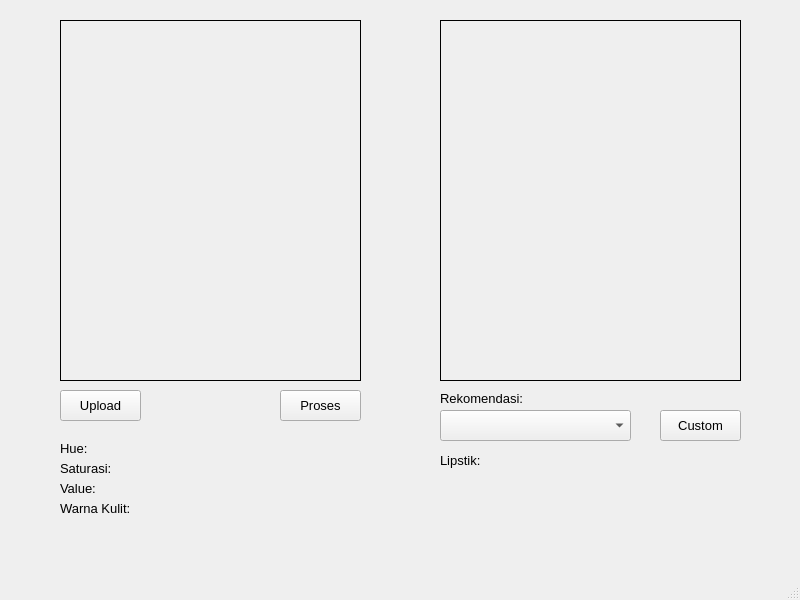
<?xml version="1.0" encoding="UTF-8"?>
<ui version="4.0">
 <class>MainWindow</class>
 <widget class="QMainWindow" name="MainWindow">
  <property name="geometry">
   <rect>
    <x>0</x>
    <y>0</y>
    <width>800</width>
    <height>600</height>
   </rect>
  </property>
  <property name="windowTitle">
   <string>ToLips</string>
  </property>
  <widget class="QWidget" name="centralwidget">
   <widget class="QLabel" name="label">
    <property name="geometry">
     <rect>
      <x>60</x>
      <y>20</y>
      <width>301</width>
      <height>361</height>
     </rect>
    </property>
    <property name="frameShape">
     <enum>QFrame::Box</enum>
    </property>
    <property name="text">
     <string/>
    </property>
   </widget>
   <widget class="QLabel" name="label_2">
    <property name="geometry">
     <rect>
      <x>440</x>
      <y>20</y>
      <width>301</width>
      <height>361</height>
     </rect>
    </property>
    <property name="frameShape">
     <enum>QFrame::Box</enum>
    </property>
    <property name="text">
     <string/>
    </property>
   </widget>
   <widget class="QPushButton" name="LoadCitra">
    <property name="geometry">
     <rect>
      <x>60</x>
      <y>390</y>
      <width>81</width>
      <height>31</height>
     </rect>
    </property>
    <property name="font">
     <font>
      <pointsize>10</pointsize>
      <weight>50</weight>
      <bold>false</bold>
     </font>
    </property>
    <property name="text">
     <string>Upload</string>
    </property>
   </widget>
   <widget class="QPushButton" name="Proses">
    <property name="geometry">
     <rect>
      <x>280</x>
      <y>390</y>
      <width>81</width>
      <height>31</height>
     </rect>
    </property>
    <property name="font">
     <font>
      <pointsize>10</pointsize>
     </font>
    </property>
    <property name="text">
     <string>Proses</string>
    </property>
   </widget>
   <widget class="QComboBox" name="comboBox">
    <property name="geometry">
     <rect>
      <x>440</x>
      <y>410</y>
      <width>191</width>
      <height>31</height>
     </rect>
    </property>
   </widget>
   <widget class="QLabel" name="LabelRec">
    <property name="geometry">
     <rect>
      <x>440</x>
      <y>390</y>
      <width>301</width>
      <height>16</height>
     </rect>
    </property>
    <property name="font">
     <font>
      <pointsize>10</pointsize>
     </font>
    </property>
    <property name="text">
     <string>Rekomendasi:</string>
    </property>
   </widget>
   <widget class="QPushButton" name="Custom">
    <property name="geometry">
     <rect>
      <x>660</x>
      <y>410</y>
      <width>81</width>
      <height>31</height>
     </rect>
    </property>
    <property name="font">
     <font>
      <pointsize>10</pointsize>
     </font>
    </property>
    <property name="text">
     <string>Custom</string>
    </property>
   </widget>
   <widget class="QLabel" name="huelabel">
    <property name="geometry">
     <rect>
      <x>60</x>
      <y>440</y>
      <width>281</width>
      <height>16</height>
     </rect>
    </property>
    <property name="font">
     <font>
      <pointsize>10</pointsize>
     </font>
    </property>
    <property name="text">
     <string>Hue:</string>
    </property>
   </widget>
   <widget class="QLabel" name="satlabel">
    <property name="geometry">
     <rect>
      <x>60</x>
      <y>460</y>
      <width>281</width>
      <height>16</height>
     </rect>
    </property>
    <property name="font">
     <font>
      <pointsize>10</pointsize>
     </font>
    </property>
    <property name="text">
     <string>Saturasi:</string>
    </property>
   </widget>
   <widget class="QLabel" name="vallabel">
    <property name="geometry">
     <rect>
      <x>60</x>
      <y>480</y>
      <width>281</width>
      <height>16</height>
     </rect>
    </property>
    <property name="font">
     <font>
      <pointsize>10</pointsize>
     </font>
    </property>
    <property name="text">
     <string>Value:</string>
    </property>
   </widget>
   <widget class="QLabel" name="tonelabel">
    <property name="geometry">
     <rect>
      <x>60</x>
      <y>500</y>
      <width>281</width>
      <height>16</height>
     </rect>
    </property>
    <property name="font">
     <font>
      <pointsize>10</pointsize>
     </font>
    </property>
    <property name="text">
     <string>Warna Kulit:</string>
    </property>
   </widget>
   <widget class="QLabel" name="lipstik">
    <property name="geometry">
     <rect>
      <x>440</x>
      <y>450</y>
      <width>301</width>
      <height>21</height>
     </rect>
    </property>
    <property name="font">
     <font>
      <pointsize>10</pointsize>
     </font>
    </property>
    <property name="text">
     <string>Lipstik: </string>
    </property>
   </widget>
  </widget>
  <widget class="QMenuBar" name="menubar">
   <property name="geometry">
    <rect>
     <x>0</x>
     <y>0</y>
     <width>800</width>
     <height>21</height>
    </rect>
   </property>
  </widget>
  <widget class="QStatusBar" name="statusbar"/>
 </widget>
 <resources/>
 <connections/>
</ui>
